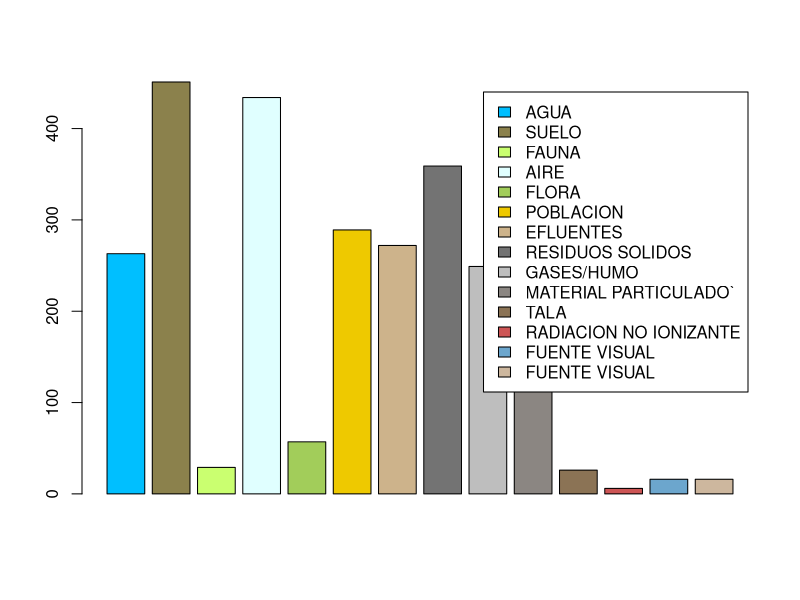
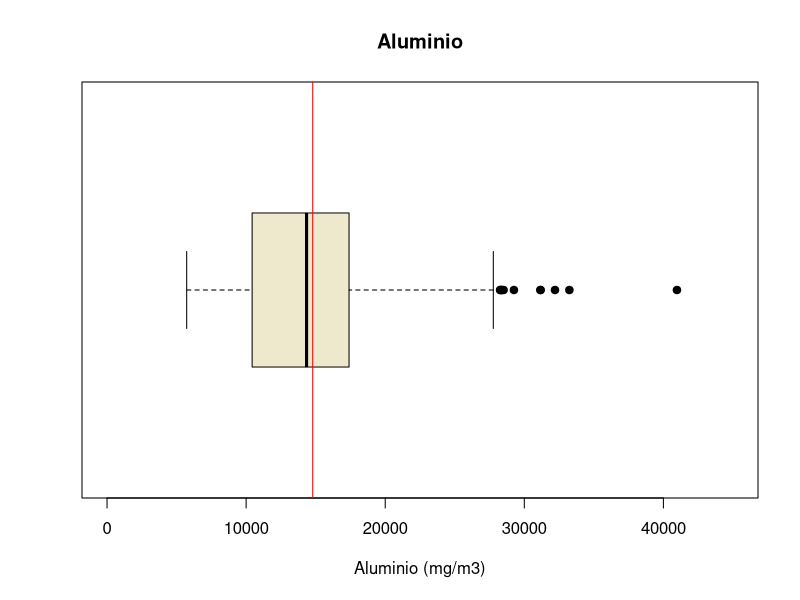
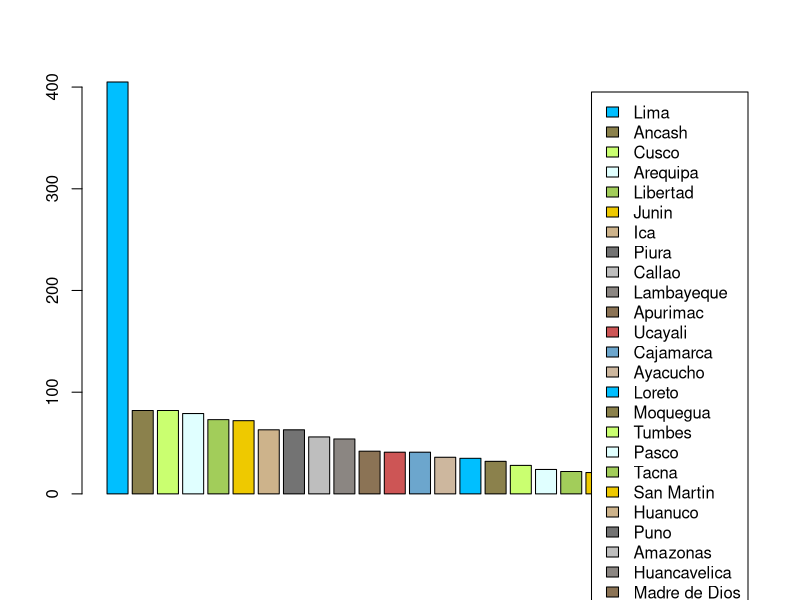
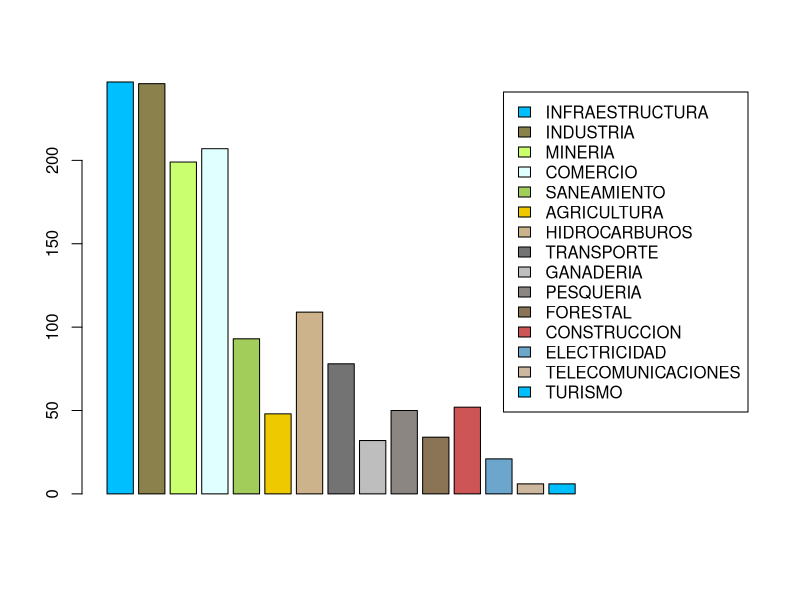
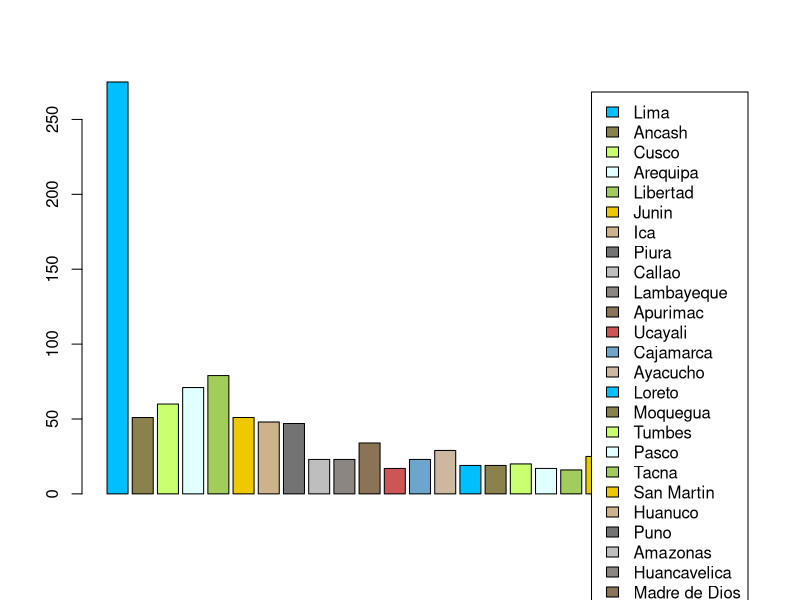
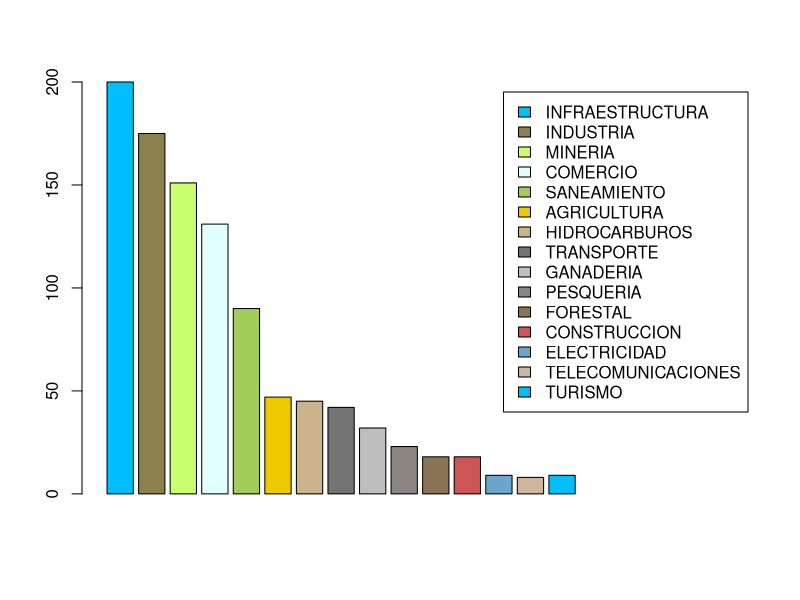
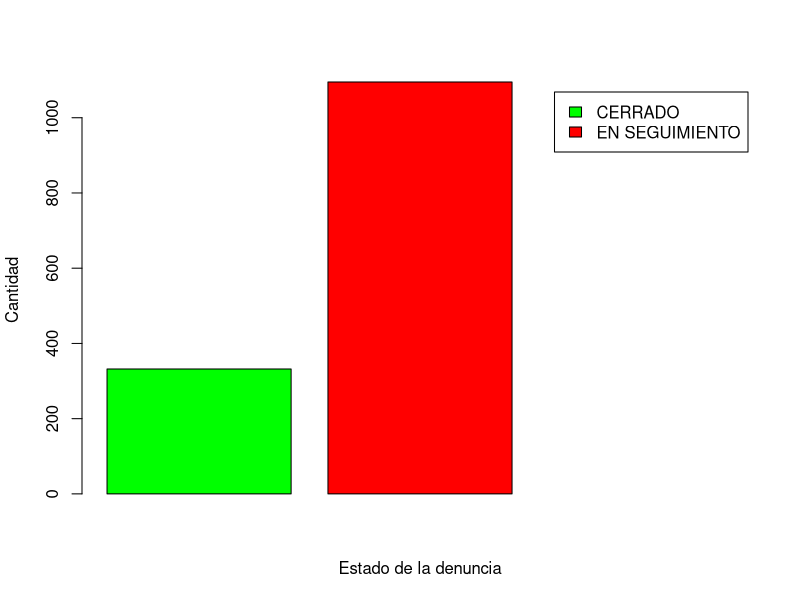
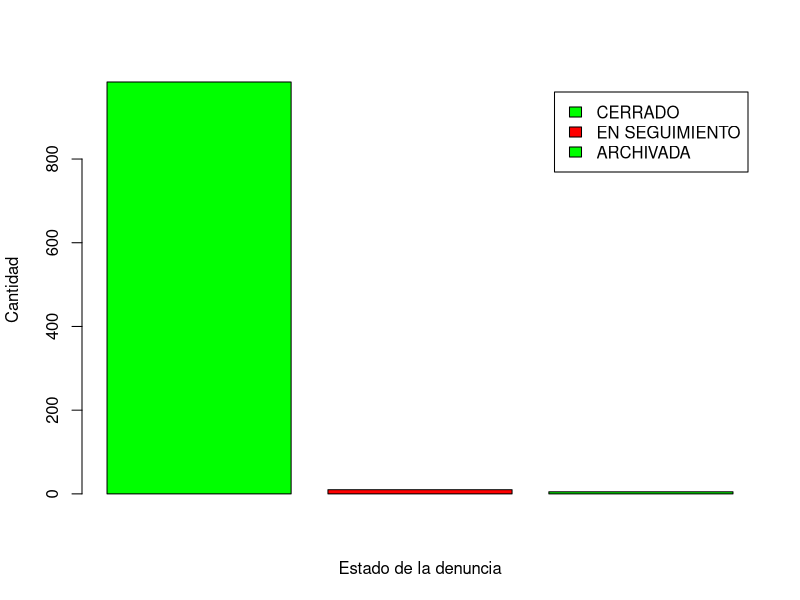

The R script that drew these images, in order:
## ---- chunk 1
rm(list=ls()) 
## ---- chunk 2
library(readr)
library(dplyr)
## ---- chunk 3
DD1920 <- read_csv("Denuncias1920.csv")
DD18 <- read_csv("Denuncias-18.csv")
CAS <- read_csv("CAS.csv")
## ---- chunk 4

Obs <- c("Observaciones","Observaciones incompletas","Datos faltantes", "Variables Totales")
N <- c(nrow(DD18),sum(!complete.cases(DD18)),sum(is.na(DD18)), ncol(DD18) )
OB1 <- data.frame(Obs,N)
OB1
## ---- chunk 5

Obs3 <- c("Observaciones","Observaciones incompletas","Datos faltantes", "Variables Totales")
N3 <- c(nrow(DD1920),sum(!complete.cases(DD1920)),sum(is.na(DD1920)), ncol(DD1920) )
OB3 <- data.frame(Obs3,N3)
OB3
## ---- chunk 6

Obs2 <- c("Observaciones","Observaciones incompletas","Datos faltantes", "Variables Totales")
N2 <- c(nrow(CAS),sum(!complete.cases(CAS)),sum(is.na(CAS)), ncol(CAS))
OB2 <- data.frame(Obs2,N2)
OB2
## ---- chunk 7
Variables <- c("Departamento", "Provincia" ,"Distrito", "Actividad económica","Tipo de contaminacion","ESTE","NORTE","Aluminio",	"Antimonio",	"Arsénico",	"Bario",	"Berilio",	"Bismuto",	"Boro",	"Cadmio")
`Tipo_de_Variable` <- c("Nominal","Nominal","Nominal","Nominal","Nominal","Discretas","Discretas","Discretas","Discretas","Discretas","Discretas","Discretas","Discretas","Discretas","Discretas")


ED <- data.frame(Variables,`Tipo_de_Variable`)
ED
## ---- chunk 8
tipo <- c("AGUA","SUELO","FAUNA","AIRE","FLORA","POBLACION","EFLUENTES","RESIDUOS SOLIDOS","GASES/HUMO","MATERIAL PARTICULADO`","TALA","RADIACION NO IONIZANTE","FUENTE VISUAL","FUENTE VISUAL")

cantidad <- c(sum(DD1920$AGUA),
sum(DD1920$SUELO),sum(DD1920$FAUNA),sum(DD1920$AIRE),
sum(DD1920$FLORA),sum(DD1920$POBLACION),sum(DD1920$EFLUENTES),sum(DD1920$`RESIDUOS SOLIDOS`),sum(DD1920$`GASES/HUMO`),sum(DD1920$`MATERIAL PARTICULADO`),sum(DD1920$TALA),sum(DD1920$`RADIACION NO IONIZANTE`),sum(DD1920$`FUENTE VISUAL`),sum(DD1920$`FUENTE VISUAL`))

colores <- c("deepskyblue1","lightgoldenrod4","darkolivegreen1", "lightcyan","darkolivegreen3","gold2","navajowhite3","gray45","gray","seashell4","burlywood4", "indianred3", "skyblue3", "bisque3")

DDA<-data.frame(tipo, cantidad)
barplot(DDA[1:14,2],legend=c("AGUA","SUELO","FAUNA","AIRE","FLORA","POBLACION","EFLUENTES","RESIDUOS SOLIDOS","GASES/HUMO","MATERIAL PARTICULADO`","TALA","RADIACION NO IONIZANTE","FUENTE VISUAL","FUENTE VISUAL"), col =colores)
## ---- chunk 9
boxplot(CAS$Aluminio, horizontal = TRUE, main = "Aluminio", col="cornsilk2", xlab= "Aluminio (mg/m3)",pch= 19, ylim=c(0,45000) )
abline(v = mean(CAS$Aluminio, na.rm = TRUE, ), col = "red")
mean(CAS$Aluminio, na.rm=TRUE, col="red")
median(CAS$Aluminio, na.rm=TRUE)
## ---- chunk 10
#DEnuncias 2018

DEP18 <- c("Lima","Ancash","Cusco", "Arequipa","Libertad", "Junin","Ica","Piura","Callao","Lambayeque","Apurimac","Ucayali","Cajamarca","Ayacucho","Loreto" ,"Moquegua","Tumbes","Pasco","Tacna","San Martin","Huanuco","Puno","Amazonas","Huancavelica","Madre de Dios")

CAN18 <- c(sum(DD18$DEPARTAMENTO == "LIMA"),sum(DD18$DEPARTAMENTO == "ANCASH"),sum(DD18$DEPARTAMENTO == "CUSCO"),sum(DD18$DEPARTAMENTO == "AREQUIPA"),sum(DD18$DEPARTAMENTO == "LA LIBERTAD"),sum(DD18$DEPARTAMENTO == "JUNIN"),sum(DD18$DEPARTAMENTO == "ICA"),sum(DD18$DEPARTAMENTO == "PIURA"),sum(DD18$DEPARTAMENTO == "CALLAO"),sum(DD18$DEPARTAMENTO == "LAMBAYEQUE"),sum(DD18$DEPARTAMENTO == "APURIMAC"),sum(DD18$DEPARTAMENTO == "UCAYALI"),sum(DD18$DEPARTAMENTO == "CAJAMARCA"),sum(DD18$DEPARTAMENTO == "AYACUCHO"),sum(DD18$DEPARTAMENTO == "LORETO"),sum(DD18$DEPARTAMENTO == "MOQUEGUA"),sum(DD18$DEPARTAMENTO == "TUMBES"),sum(DD18$DEPARTAMENTO == "PASCO"),sum(DD18$DEPARTAMENTO == "TACNA"),sum(DD18$DEPARTAMENTO == "SAN MARTIN"),sum(DD18$DEPARTAMENTO == "HUANUCO"),sum(DD18$DEPARTAMENTO == "PUNO"),sum(DD18$DEPARTAMENTO == "AMAZONAS"),sum(DD18$DEPARTAMENTO == "HUANCAVELICA"),sum(DD18$DEPARTAMENTO == "MADRE DE DIOS"))

Tabla18 <- data.frame(DEP18,CAN18)

barplot(Tabla18[1:25,2],legend=c("Lima","Ancash","Cusco", "Arequipa","Libertad", "Junin","Ica","Piura","Callao","Lambayeque","Apurimac","Ucayali","Cajamarca","Ayacucho","Loreto" ,"Moquegua","Tumbes","Pasco","Tacna","San Martin","Huanuco","Puno","Amazonas","Huancavelica","Madre de Dios"), col=colores)


## ---- chunk 11
#Sector economico 2018
ACTECO18 <- c("INFRAESTRUCTURA","INDUSTRIA", "MINERIA","COMERCIO","SANEAMIENTO","AGRICULTURA","HIDROCARBUROS","TRANSPORTE","GANADERIA","PESQUERIA","FORESTAL","CONSTRUCCION","ELECTRICIDAD","TELECOMUNICACIONES","TURISMO" )

CAN18 <- c(sum(DD18$SECTOR == "INFRAESTRUCTURA"),sum(DD18$SECTOR == "INDUSTRIA"),sum(DD18$SECTOR == "MINERIA"),sum(DD18$SECTOR== "COMERCIO"),sum(DD18$SECTOR == "SANEAMIENTO"),sum(DD18$SECTOR == "AGRICULTURA"),sum(DD18$SECTOR== "HIDROCARBUROS"),sum(DD18$SECTOR == "TRANSPORTE"),sum(DD18$SECTOR == "GANADERIA"),sum(DD18$SECTOR == "PESQUERIA"),sum(DD18$SECTOR== "FORESTAL"),sum(DD18$SECTOR == "CONSTRUCCION"),sum(DD18$SECTOR == "ELECTRICIDAD"),sum(DD18$SECTOR == "TELECOMUNICACIONES"),sum(DD18$SECTOR == "TURISMO"))

tabla18 <- data.frame(ACTECO18,CAN18)

barplot(tabla18[1:20,2], legend= c("INFRAESTRUCTURA","INDUSTRIA", "MINERIA","COMERCIO","SANEAMIENTO","AGRICULTURA","HIDROCARBUROS","TRANSPORTE","GANADERIA","PESQUERIA","FORESTAL","CONSTRUCCION","ELECTRICIDAD","TELECOMUNICACIONES","TURISMO" ), col=colores)
## ---- chunk 12
#denuncias 2019-2020

DEP1920 <- c("Lima","Ancash","Cusco", "Arequipa","Libertad", "Junin","Ica","Piura","Callao","Lambayeque","Apurimac","Ucayali","Cajamarca","Ayacucho","Loreto" ,"Moquegua","Tumbes","Pasco","Tacna","San Martin","Huanuco","Puno","Amazonas","Huancavelica","Madre de Dios")

CAN1920 <- c(sum(DD1920$DEPARTAMENTO == "LIMA"),sum(DD1920$DEPARTAMENTO == "ANCASH"),sum(DD1920$DEPARTAMENTO == "CUSCO"),sum(DD1920$DEPARTAMENTO == "AREQUIPA"),sum(DD1920$DEPARTAMENTO == "LA LIBERTAD"),sum(DD1920$DEPARTAMENTO == "JUNIN"),sum(DD1920$DEPARTAMENTO == "ICA"),sum(DD1920$DEPARTAMENTO == "PIURA"),sum(DD1920$DEPARTAMENTO == "CALLAO"),sum(DD1920$DEPARTAMENTO == "LAMBAYEQUE"),sum(DD1920$DEPARTAMENTO == "APURIMAC"),sum(DD1920$DEPARTAMENTO == "UCAYALI"),sum(DD1920$DEPARTAMENTO == "CAJAMARCA"),sum(DD1920$DEPARTAMENTO == "AYACUCHO"),sum(DD1920$DEPARTAMENTO == "LORETO"),sum(DD1920$DEPARTAMENTO == "MOQUEGUA"),sum(DD1920$DEPARTAMENTO == "TUMBES"),sum(DD1920$DEPARTAMENTO == "PASCO"),sum(DD1920$DEPARTAMENTO == "TACNA"),sum(DD1920$DEPARTAMENTO == "SAN MARTIN"),sum(DD1920$DEPARTAMENTO == "HUANUCO"),sum(DD1920$DEPARTAMENTO == "PUNO"),sum(DD1920$DEPARTAMENTO == "AMAZONAS"),sum(DD1920$DEPARTAMENTO == "HUANCAVELICA"),sum(DD1920$DEPARTAMENTO == "MADRE DE DIOS"))

Tabla1920 <- data.frame(DEP1920,CAN1920)

barplot(Tabla1920[1:25,2],legend=c("Lima","Ancash","Cusco", "Arequipa","Libertad", "Junin","Ica","Piura","Callao","Lambayeque","Apurimac","Ucayali","Cajamarca","Ayacucho","Loreto" ,"Moquegua","Tumbes","Pasco","Tacna","San Martin","Huanuco","Puno","Amazonas","Huancavelica","Madre de Dios"),col = colores)

## ---- chunk 13
#Sector economico 2019-2020
ACTECO1920 <- c("INFRAESTRUCTURA","INDUSTRIA", "MINERIA","COMERCIO","SANEAMIENTO","AGRICULTURA","HIDROCARBUROS","TRANSPORTE","GANADERIA","PESQUERIA","FORESTAL","CONSTRUCCION","ELECTRICIDAD","TELECOMUNICACIONES","TURISMO" )

CAN1920 <- c(sum(DD1920$`ACTIVIDAD ECONOMICA` == "INFRAESTRUCTURA"),sum(DD1920$`ACTIVIDAD ECONOMICA` == "INDUSTRIA"),sum(DD1920$`ACTIVIDAD ECONOMICA` == "MINERIA"),sum(DD1920$`ACTIVIDAD ECONOMICA`== "COMERCIO"),sum(DD1920$`ACTIVIDAD ECONOMICA` == "SANEAMIENTO"),sum(DD1920$`ACTIVIDAD ECONOMICA` == "AGRICULTURA"),sum(DD1920$`ACTIVIDAD ECONOMICA`== "HIDROCARBUROS"),sum(DD1920$`ACTIVIDAD ECONOMICA` == "TRANSPORTE"),sum(DD1920$`ACTIVIDAD ECONOMICA` == "GANADERIA"),sum(DD1920$`ACTIVIDAD ECONOMICA` == "PESQUERIA"),sum(DD1920$`ACTIVIDAD ECONOMICA`== "FORESTAL"),sum(DD1920$`ACTIVIDAD ECONOMICA` == "CONSTRUCCION"),sum(DD1920$`ACTIVIDAD ECONOMICA` == "ELECTRICIDAD"),sum(DD1920$`ACTIVIDAD ECONOMICA` == "TELECOMUNICACIONES"),sum(DD1920$`ACTIVIDAD ECONOMICA` == "TURISMO"))

tabla1920 <- data.frame(ACTECO1920,CAN1920)

barplot(tabla1920[1:20,2], legend= c("INFRAESTRUCTURA","INDUSTRIA", "MINERIA","COMERCIO","SANEAMIENTO","AGRICULTURA","HIDROCARBUROS","TRANSPORTE","GANADERIA","PESQUERIA","FORESTAL","CONSTRUCCION","ELECTRICIDAD","TELECOMUNICACIONES","TURISMO" ), col= colores)
## ---- chunk 14
estado <- c("Cerrado", "En Seguimiento")

cantidad_d <- c(sum(DD18$ESTADO == "CERRADA"),sum(DD18$ESTADO == "EN SEGUIMIENTO"))

color <- c("green", "red")

DDS<-data.frame(estado, cantidad_d)

barplot(DDS[1:3,2], legend = c("CERRADO", "EN SEGUIMIENTO"), col = color, xlab = "Estado de la denuncia", ylab = "Cantidad")
## ---- chunk 15
estado_19 <- c("Cerrado", "En Seguimiento","Archivado")

cantidad_d_19 <- c(sum(DD1920$ESTADO == "CERRADA"),sum(DD1920$ESTADO == "EN SEGUIMIENTO"),sum(DD1920$ESTADO == "ARCHIVADA"))

color <- c("green", "red")

DDS_19<-data.frame(estado_19, cantidad_d_19)

barplot(DDS_19[1:3,2], legend = c("CERRADO", "EN SEGUIMIENTO", "ARCHIVADA"), col = color, xlab = "Estado de la denuncia", ylab = "Cantidad")
## ---- chunk 16

table(CAS$Cromo > 1 & CAS$Cromo < 1500)
#contaminacion por niquel
table(CAS$Níquel > 1 & CAS$Níquel < 1500)
table(CAS$Plomo > 1 & CAS$Plomo < 1500)
table(CAS$Zinc > 1 & CAS$Zinc < 1500)

## ---- chunk 17
table(CAS$Cobre > 0.1 & CAS$Cobre < 250)
# Contaminacion por cobalto
table(CAS$Cobalto > 0.1 & CAS$Cobalto < 250)
# Contaminacion por arsenico
table(CAS$Arsénico > 0.1 & CAS$Arsénico < 250)
